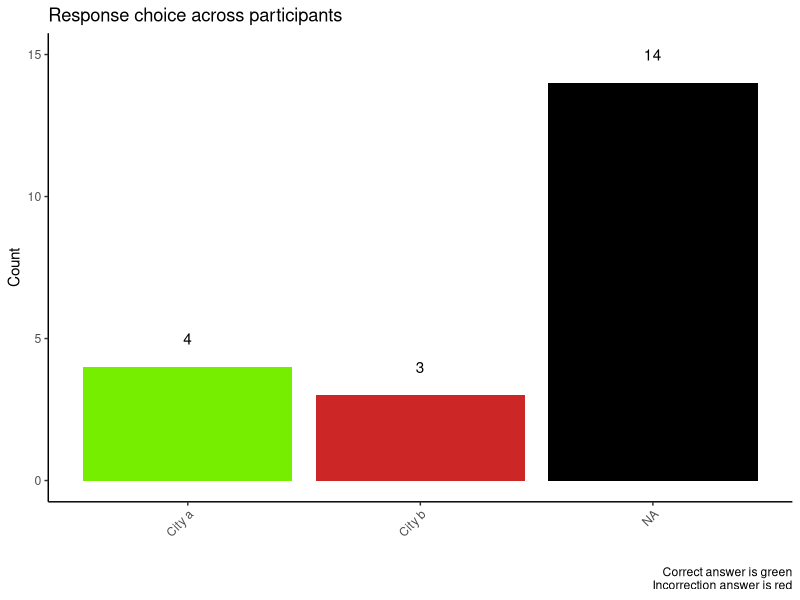
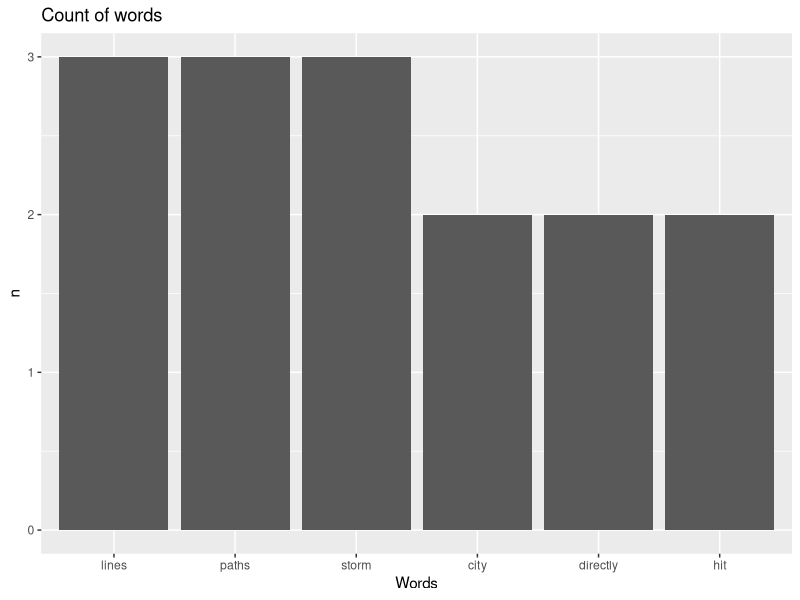
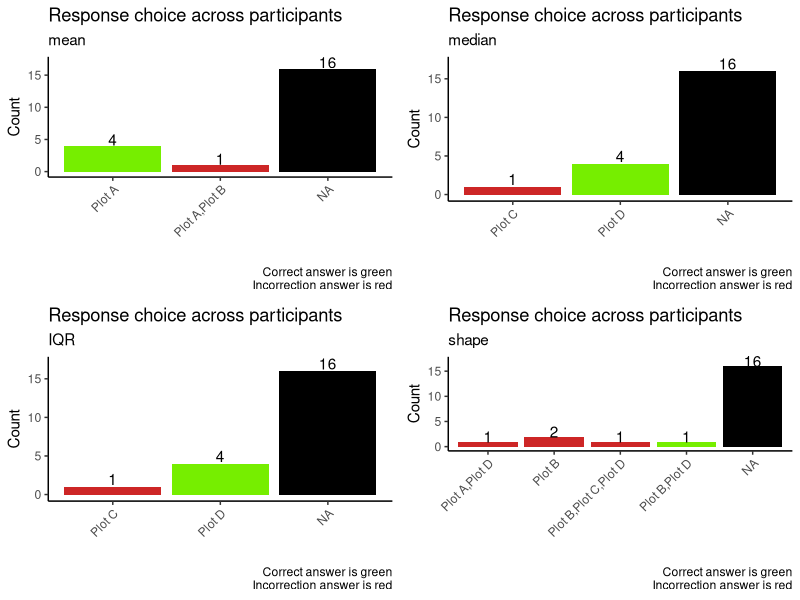
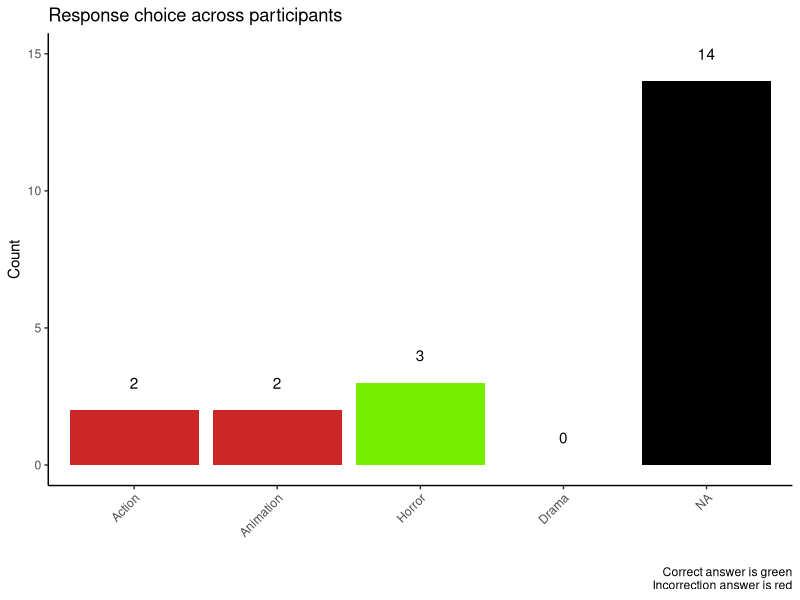
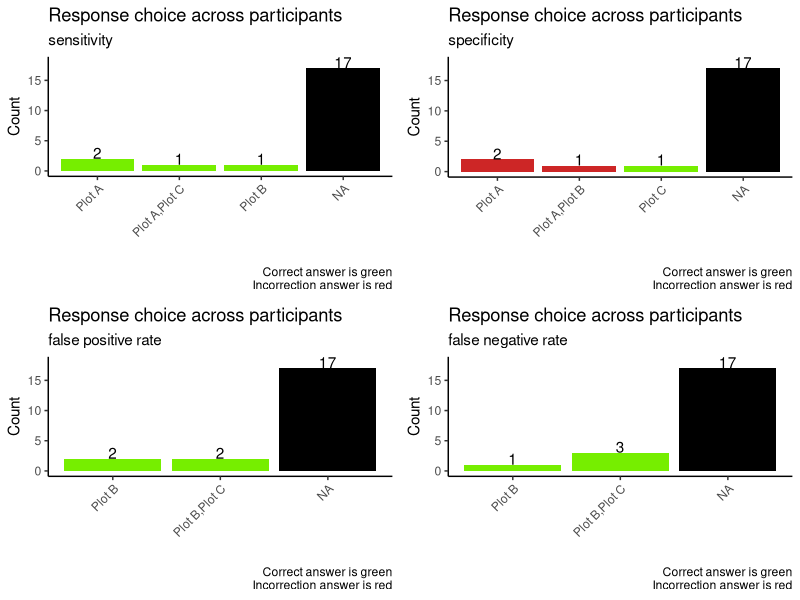
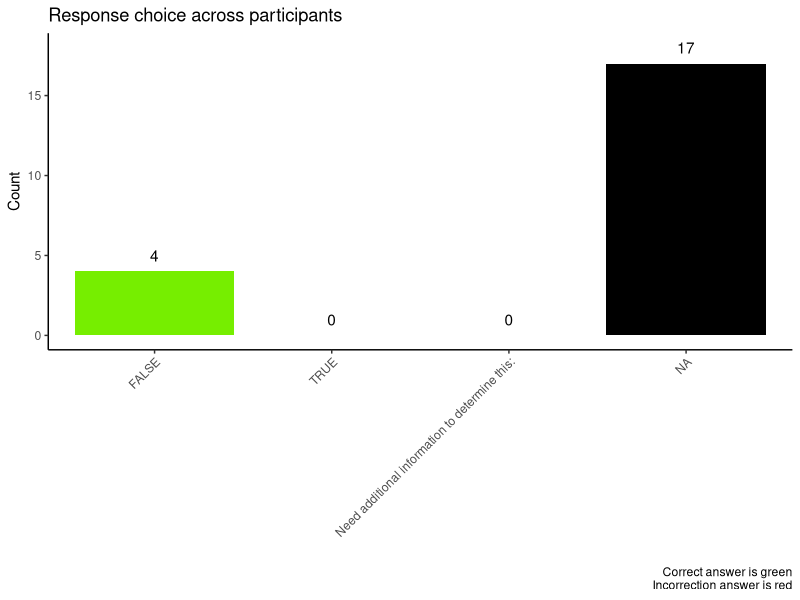
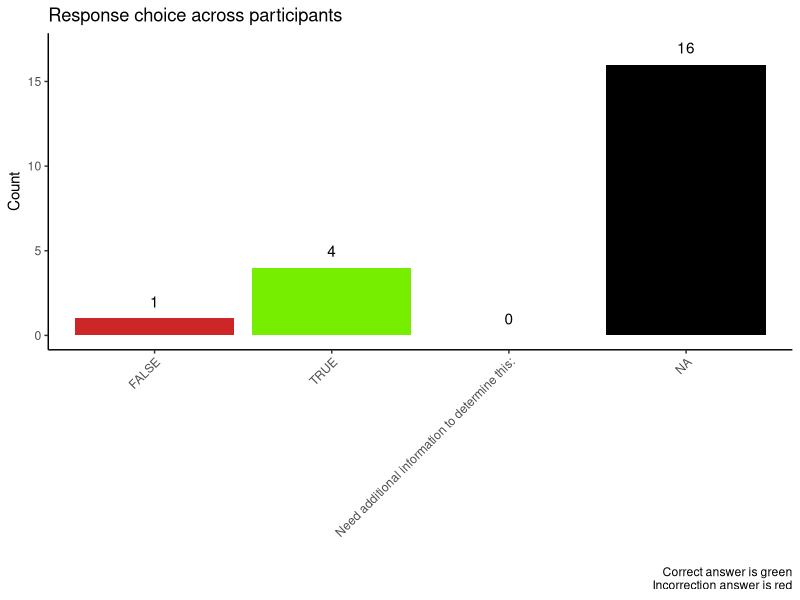
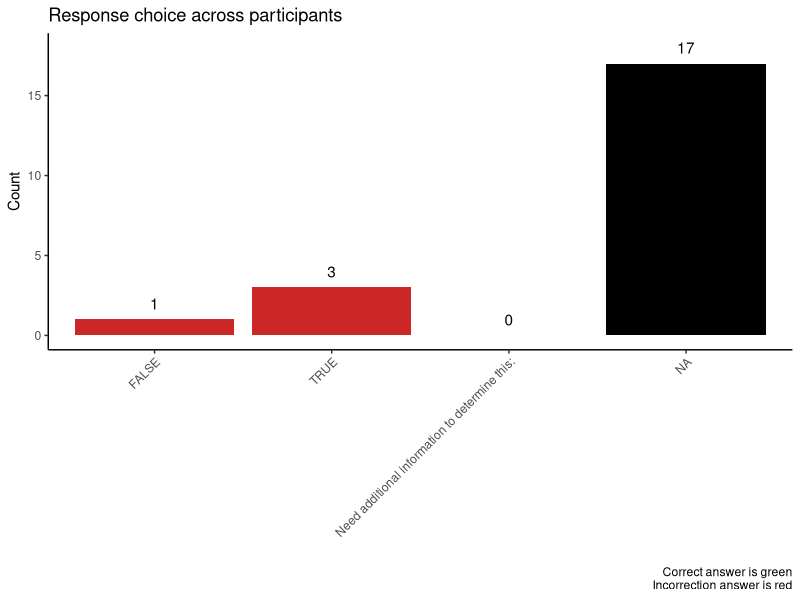

Reproduce these figures in R, in order.
## ---- chunk 1
#| warning: false
#| message: false
library(tidyverse)
library(kableExtra)
library(gridExtra)
library(janeaustenr)
library(dplyr)
library(stringr)
library(tidytext)
## ---- chunk 2
#| warning: false
#| message: false
#| echo: false

# data easier to work with plotting
data <- read_csv("data/ds-assessment-anonymized-fake-data.csv") %>% slice(3:nrow(.)) %>%
  mutate(`Duration (in seconds)` = as.numeric(`Duration (in seconds)`))
# all MC questions in survey
MC <- data |>
  select(`Storm Paths`, `Movie Budgets 1_1`, `Movie Budgets 1_2`, `Movie Budgets 1_3`, `Movie Budgets 1_4`, `Movie Budgets 2`, `Disease Screening _1`, `Disease Screening _2`, `Disease Screening _3`, `Disease Screening _4`, `He Said She Said 1/3`, `He Said She Said 2/3` , `He Said She Said 3/3`, `Build-a-Plot`, `Realty Tree 1/2`, `Realty Tree 2/2`, `Website Testing 1/3`, `Website Testing 2/3`, `Website Testing 3/3` )


# data to work make tables
# has question information
data_question <- read_csv("data/ds-assessment-anonymized-fake-data.csv") %>% replace(is.na(.), "0")

# all MC questions in survey
MC_questions <- data_question |>
  select(`Storm Paths`, `Movie Budgets 1_1`, `Movie Budgets 1_2`, `Movie Budgets 1_3`, `Movie Budgets 1_4`, `Movie Budgets 2`, `Disease Screening _1`, `Disease Screening _2`, `Disease Screening _3`, `Disease Screening _4`, `He Said She Said 1/3`, `He Said She Said 2/3` , `He Said She Said 3/3`, `Build-a-Plot`, `Realty Tree 1/2`, `Realty Tree 2/2`, `Website Testing 1/3`, `Website Testing 2/3`, `Website Testing 3/3` )
## ---- chunk 3
#| echo: false

att <- data |>
  select(contains("Attention")) |>
  filter(`Attention Check 1/2` == "I am passing this attention check",
        `Attention Check 2/2` == "$262,972") |>
  nrow()
## ---- chunk 4
#| echo: false
set.cutoff <- .8
set.cutoff.correct <- .5
## ---- chunk 5
#| echo: false
percent_missing <- colSums(
  is.na(
    data |>
      select(17:ncol(data)) 
  )) / nrow(data)

percent_missing <- as.data.frame(percent_missing)

color.me <- which(percent_missing >=set.cutoff) # set cut off to highlight table

percent_missing |>
  data.frame() |>
  kable(booktabs = T) %>%
  kable_styling() %>%
  row_spec(color.me, bold = T, color = "white", background = "red")
                            
## ---- chunk 6
#| echo: false
#| warning: false

# another path
tmp <- MC_questions |>
  # just showing off with this trick ngl
  dplyr::select(`Storm Paths`, contains("Realty"), contains("Movie"), contains("Screening"), contains("He Said"), contains("Build"), contains("Website"))

names(tmp) <- tmp[1,] |> unlist() |> unname()

tmp2 <- tmp |>
  slice(-c(1:2)) |>
  mutate(id = 1:n()) |>
  pivot_longer(1:ncol(tmp), names_to = "question", values_to = "answer") 

# that structure (tmp2) can be manipulated to build whatever summary you need
# for example:

#tmp2 |>
  #group_by(question) |>
  #count(answer) |>
  #pivot_wider(names_from = "answer", values_from = "n") 
  
# to get percent correct
# assuming the correct answers are given for each question in a table
key <- tibble(
  question = unique(tmp2$question),
  correct = c( "City a", "Can't be determined from the information given", "$151,424", "Plot A", "Plot D", "Plot D", "Plot B,Plot D", "Horror", "Plot C", "Plot C", "Plot C", "Plot C", "FALSE", "TRUE", "Need additional information to determine this:" , "County boundaries,Number of adults living in each county,Number of unemployed adults living in each county", "Valid", "Cannot determine from this plot", "Cannot determine from this plot")
)

tbl <- tmp2 |>
  left_join(
    key,
    by = "question"
  ) |>
  mutate(
    correct_answer = case_when(
      answer == correct ~ 1,
      TRUE ~ 0
    ),
    mc_question_num = rep(1:19, nrow(data)) #19 = MC Q | last value needs to be sample size
  ) |> 
  group_by(question, mc_question_num) %>%
  summarize(pct_correct = mean(correct_answer)) |>
  arrange(mc_question_num) |>
  as.data.frame()

tbl |>
  kable(booktabs = T) %>%
  kable_styling() %>%
  row_spec(which(tbl$pct_correct <=.5), bold = T, color = "white", background = "red")
## ---- chunk 7
#| echo: false
count_1 <- MC |>
  select(`Storm Paths`) |>
  group_by(`Storm Paths`) |>
  count() |>
  summarize(pos = max(n) + 1, value = sum(n))

MC |>
  ggplot(aes(x = `Storm Paths`, fill=`Storm Paths`)) +
  geom_bar(stat="count", position="dodge") +
  labs(
    x = "",
    y = "Count",
    title = "Response choice across participants",
    caption = "Correct answer is green\n Incorrection answer is red"
  ) +
  theme_classic() +
  theme(axis.text.x = element_text(angle=45, hjust=1), legend.position = "none") +
  geom_text(data = count_1, aes(y = pos, label = value)) + 
  scale_fill_manual(values=c("chartreuse2", "firebrick3"), na.value="black")
## ---- chunk 8
#| echo: false

se <- data |>
  select(`Storm Paths Explana`) |>
  unnest_tokens(word, `Storm Paths Explana`)

tidy_se <- se |>
  filter(!word %in% stop_words$word)

num_words <- tidy_se |>
  mutate(word = factor(word)) |>
  group_by(word) |>
  count() |>
  arrange(desc(n)) |>
  na.omit() |>
  data.frame() |>
  distinct(n) |>
  head(2) |> #change head to display number of words you want | default to top 2 values not inclusive 
  pull()
  
tidy_se |>
  mutate(word = factor(word)) |>
  group_by(word) |>
  count() |>
  arrange(desc(n)) |>
  na.omit() |>
  data.frame() |>
  filter(n %in% num_words) |>
  ggplot(
    aes(x = fct_inorder(word), y = n)
  ) +
  geom_col() + 
  labs(title = "Count of words" , 
       x = "Words")
## ---- chunk 9
#| echo: false
#| message: false
count_movie1 <- MC |>
  group_by(`Movie Budgets 1_1`) |>
  pull(`Movie Budgets 1_1`) |>
  fct_count() |>
  group_by(f) |>
  mutate(pos = max(n) + 1, value = sum(n))

m1 <- count_movie1 |>
  ggplot(aes(x = `f`, y = value, fill = ifelse(f == "Plot A", "correct", "not"))) +
  geom_col(position="dodge") +
  labs(
    x = "",
    y = "Count",
    title = "Response choice across participants",
    subtitle = "mean",
    caption = "Correct answer is green\n Incorrection answer is red"
  ) +
  theme_classic() +
  theme(axis.text.x = element_text(angle=45, hjust=1), legend.position = "none") +
  geom_text(data = count_movie1, aes(y = pos, label = value)) + 
  scale_fill_manual(name = "f", values = c("chartreuse2", "firebrick3"), na.value="black")

# movie 2

count_movie2<- MC |>
  group_by(`Movie Budgets 1_2`) |>
  pull(`Movie Budgets 1_2`) |>
  fct_count() |>
  group_by(f) |>
  mutate(pos = max(n) + 1, value = sum(n))

m2 <- count_movie2 |>
  ggplot(aes(x = `f`, y = value, fill = ifelse(f == "Plot D", "correct", "not"))) +
  geom_col(position="dodge") +
  labs(
    x = "",
    y = "Count",
    title = "Response choice across participants",
    subtitle = "median",
    caption = "Correct answer is green\n Incorrection answer is red"
  ) +
  theme_classic() +
  theme(axis.text.x = element_text(angle=45, hjust=1), legend.position = "none") +
  geom_text(data = count_movie2, aes(y = pos, label = value)) + 
  scale_fill_manual(name = "f", values = c("chartreuse2", "firebrick3"), na.value="black")

# movie 3 

count_movie3<- MC |>
  group_by(`Movie Budgets 1_3`) |>
  pull(`Movie Budgets 1_3`) |>
  fct_count() |>
  group_by(f) |>
  mutate(pos = max(n) + 1, value = sum(n))

m3 <- count_movie3 |>
  ggplot(aes(x = `f`, y = value, fill = ifelse(f == "Plot D", "correct", "not"))) +
  geom_col(position="dodge") +
  labs(
    x = "",
    y = "Count",
    title = "Response choice across participants",
    subtitle =  "IQR",
    caption = "Correct answer is green\n Incorrection answer is red"
  ) +
  theme_classic() +
  theme(axis.text.x = element_text(angle=45, hjust=1), legend.position = "none") +
  geom_text(data = count_movie3, aes(y = pos, label = value)) + 
  scale_fill_manual(name = "f", values = c("chartreuse2", "firebrick3"), na.value="black")

count_movie4<- MC |>
  group_by(`Movie Budgets 1_4`) |>
  pull(`Movie Budgets 1_4`) |>
  fct_count() |>
  group_by(f) |>
  mutate(pos = max(n) + 1, value = sum(n))

m4 <- count_movie4 |>
  ggplot(aes(x = `f`, y = value, fill = ifelse(f == "Plot B,Plot D", "correct", "not"))) +
  geom_col(position="dodge") +
  labs(
    x = "",
    y = "Count",
    title = "Response choice across participants",
    subtitle = "shape",
    caption = "Correct answer is green\n Incorrection answer is red"
  ) +
  theme_classic() +
  theme(axis.text.x = element_text(angle=45, hjust=1), legend.position = "none") +
  geom_text(data = count_movie4, aes(y = pos, label = value)) + 
  scale_fill_manual(name = "f", values = c("chartreuse2", "firebrick3"), na.value="black")

grid.arrange(m1, m2, m3, m4, nrow = 2)
## ---- chunk 10
#| echo: false

MC$`Movie Budgets 2` <- fct_expand(MC$`Movie Budgets 2`, "Action", "Animation", "Drama", "Horror")

count_movie2b <- MC |>
  group_by(`Movie Budgets 2`) |>
  pull(`Movie Budgets 2`) |>
  fct_count() |>
  group_by(f) |>
  mutate(pos = max(n) + 1, value = sum(n))

count_movie2b |>
  ggplot(aes(x = `f`, y = value, fill = ifelse(f == "Horror", "correct", "not"))) +
  geom_col(position="dodge") +
  labs(
    x = "",
    y = "Count",
    title = "Response choice across participants",
    caption = "Correct answer is green\n Incorrection answer is red"
  ) +
  theme_classic() +
  theme(axis.text.x = element_text(angle=45, hjust=1), legend.position = "none") +
  geom_text(data = count_movie2b, aes(y = pos, label = value)) + 
  scale_fill_manual(name = "f", values = c("chartreuse2", "firebrick3"), na.value="black")
## ---- chunk 11
#| echo: false
#| message: false
count_disease1<- MC |>
  group_by(`Disease Screening _1`) |>
  pull(`Disease Screening _1`) |>
  fct_count() |>
  group_by(f) |>
  mutate(pos = max(n) + 1, value = sum(n))

d1 <- count_disease1 |>
  ggplot(aes(x = `f`, y = value, fill = ifelse(f == "Plot C", "correct", "not"))) +
  geom_col(position="dodge") +
  labs(
    x = "",
    y = "Count",
    title = "Response choice across participants",
    subtitle = "sensitivity",
    caption = "Correct answer is green\n Incorrection answer is red"
  ) +
  theme_classic() +
  theme(axis.text.x = element_text(angle=45, hjust=1), legend.position = "none") +
  geom_text(data = count_disease1, aes(y = pos, label = value)) + 
  scale_fill_manual(name = "f", values = c("chartreuse2", "firebrick3"), na.value="black")

# disease 2

count_disease2<- MC |>
  group_by(`Disease Screening _2`) |>
  pull(`Disease Screening _2`) |>
  fct_count() |>
  group_by(f) |>
  mutate(pos = max(n) + 1, value = sum(n))

d2 <- count_disease2 |>
  ggplot(aes(x = `f`, y = value, fill = ifelse(f == "Plot C", "correct", "not"))) +
  geom_col(position="dodge") +
  labs(
    x = "",
    y = "Count",
    title = "Response choice across participants",
    subtitle = "specificity",
    caption = "Correct answer is green\n Incorrection answer is red"
  ) +
  theme_classic() +
  theme(axis.text.x = element_text(angle=45, hjust=1), legend.position = "none") +
  geom_text(data = count_disease2, aes(y = pos, label = value)) + 
  scale_fill_manual(name = "f", values = c("chartreuse2", "firebrick3"), na.value="black")


count_disease3<- MC |>
  group_by(`Disease Screening _3`) |>
  pull(`Disease Screening _3`) |>
  fct_count() |>
  group_by(f) |>
  mutate(pos = max(n) + 1, value = sum(n))

d3 <- count_disease3 |>
  ggplot(aes(x = `f`, y = value, fill = ifelse(f == "Plot C", "correct", "not"))) +
  geom_col(position="dodge") +
  labs(
    x = "",
    y = "Count",
    title = "Response choice across participants",
    subtitle =  "false positive rate",
    caption = "Correct answer is green\n Incorrection answer is red"
  ) +
  theme_classic() +
  theme(axis.text.x = element_text(angle=45, hjust=1), legend.position = "none") +
  geom_text(data = count_disease3, aes(y = pos, label = value)) + 
  scale_fill_manual(name = "f", values = c("chartreuse2", "firebrick3"), na.value="black")

count_disease4<- MC |>
  group_by(`Disease Screening _4`) |>
  pull(`Disease Screening _4`) |>
  fct_count() |>
  group_by(f) |>
  mutate(pos = max(n) + 1, value = sum(n))

d4 <- count_disease4 |>
  ggplot(aes(x = `f`, y = value, fill = ifelse(f == "Plot C", "correct", "not"))) +
  geom_col(position="dodge") +
  labs(
    x = "",
    y = "Count",
    title = "Response choice across participants",
    subtitle = "false negative rate",
    caption = "Correct answer is green\n Incorrection answer is red"
  ) +
  theme_classic() +
  theme(axis.text.x = element_text(angle=45, hjust=1), legend.position = "none") +
  geom_text(data = count_disease4, aes(y = pos, label = value)) + 
  scale_fill_manual(name = "f", values = c("chartreuse2", "firebrick3"), na.value="black")

grid.arrange(d1, d2, d3, d4, nrow = 2)
## ---- chunk 12
#| echo: false

MC$`He Said She Said 1/3` <- fct_expand(MC$`He Said She Said 1/3`, "TRUE", "FALSE", "Need additional information to determine this:")

count_he1 <- MC |>
  group_by(`He Said She Said 1/3`) |>
  pull(`He Said She Said 1/3`) |>
  fct_count() |>
  group_by(f) |>
  mutate(pos = max(n) + 1, value = sum(n))

count_he1 |>
  ggplot(aes(x = `f`, y = value, fill = ifelse(f == "FALSE", "correct", "not"))) +
  geom_col(position="dodge") +
  labs(
    x = "",
    y = "Count",
    title = "Response choice across participants",
    caption = "Correct answer is green\n Incorrection answer is red"
  ) +
  theme_classic() +
  theme(axis.text.x = element_text(angle=45, hjust=1), legend.position = "none") +
  geom_text(data = count_he1, aes(y = pos, label = value)) + 
  scale_fill_manual(name = "f", values = c("chartreuse2", "firebrick3"), na.value="black")
## ---- chunk 13
#| echo: false

MC$`He Said She Said 2/3` <- fct_expand(MC$`He Said She Said 2/3`, "TRUE", "FALSE", "Need additional information to determine this:")

count_he2 <- MC |>
  group_by(`He Said She Said 2/3`) |>
  pull(`He Said She Said 2/3`) |>
  fct_count() |>
  group_by(f) |>
  mutate(pos = max(n) + 1, value = sum(n))

count_he2 |>
  ggplot(aes(x = `f`, y = value, fill = ifelse(f == "TRUE", "correct", "not"))) +
  geom_col(position="dodge") +
  labs(
    x = "",
    y = "Count",
    title = "Response choice across participants",
    caption = "Correct answer is green\n Incorrection answer is red"
  ) +
  theme_classic() +
  theme(axis.text.x = element_text(angle=45, hjust=1), legend.position = "none") +
  geom_text(data = count_he2, aes(y = pos, label = value)) + 
  scale_fill_manual(name = "f", values = c("chartreuse2", "firebrick3"), na.value="black")
## ---- chunk 14
#| echo: false
MC$`He Said She Said 3/3` <- fct_expand(MC$`He Said She Said 3/3`, "TRUE", "FALSE", "Need additional information to determine this:")

count_he3 <- MC |>
  group_by(`He Said She Said 3/3`) |>
  pull(`He Said She Said 3/3`) |>
  fct_count() |>
  group_by(f) |>
  mutate(pos = max(n) + 1, value = sum(n))

count_he3 |>
  ggplot(aes(x = fct_inorder(`f`), y = value, fill = ifelse(f == "Need additional information to determine this:", "correct", "not"))) +
  geom_col(position="dodge") +
  labs(
    x = "",
    y = "Count",
    title = "Response choice across participants",
    caption = "Correct answer is green\n Incorrection answer is red"
  ) +
  theme_classic() +
  theme(axis.text.x = element_text(angle=45, hjust=1), legend.position = "none") +
  geom_text(data = count_he3, aes(y = pos, label = value)) + 
  scale_fill_manual(name = "f", values = c("chartreuse2", "firebrick3"), na.value="black") 
## ---- chunk 15
#| echo: false

count_build <- MC |>
  group_by(`Build-a-Plot`) |>
  pull(`Build-a-Plot`) |>
  fct_count() |>
  group_by(f) |>
  mutate(pos = max(n) + 1, value = sum(n))


count_build$f <- str_replace_all(count_build$f, c("County boundaries" = "B", "Number of unemployed adults living in each county" = "UA", "Unemployment rate in each county" = "R", "Number of adults living in each county" = "AL", "Total population of the county" = "P" ))

count_build |>
  ggplot(aes(x = `f`, y = value, fill = ifelse(f == "B,AL,UA", "correct", "not"))) +
  geom_col(position="dodge") +
  labs(
    x = "",
    y = "Count",
    title = "Response choice across participants",
    caption = "Correct answer is green\n Incorrection answer is red"
  ) +
  theme_classic() +
  theme(axis.text.x = element_text(angle=45, hjust=1), legend.position = "none") +
  geom_text(data = count_build, aes(y = pos, label = value)) + 
  scale_fill_manual(name = "f", values = c("chartreuse2", "firebrick3"), na.value="black")
## ---- chunk 16
#| echo: false

MC$`Realty Tree 1/2` <- fct_expand(MC$`Realty Tree 1/2`, "$262,972", "$326,267", "$501,876", "Can't be determined from the information given.")

count_tree1 <- MC |>
  group_by(`Realty Tree 1/2`) |>
  pull(`Realty Tree 1/2`) |>
  fct_count() |>
  group_by(f) |>
  mutate(pos = max(n) + 1, value = sum(n))

count_tree1 |>
  ggplot(aes(x = `f`, y = value, fill = ifelse(f == "Can't be determined from the information given.", "correct", "not"))) +
  geom_col(position="dodge") +
  labs(
    x = "",
    y = "Count",
    title = "Response choice across participants",
    caption = "Correct answer is green\n Incorrection answer is red"
  ) +
  theme_classic() +
  theme(axis.text.x = element_text(angle=45, hjust=1), legend.position = "none") +
  geom_text(data = count_tree1, aes(y = pos, label = value)) + 
  scale_fill_manual(name = "f", values = c("chartreuse2", "firebrick3"), na.value="black")
## ---- chunk 17
#| echo: false

MC$`Realty Tree 2/2` <- fct_expand(MC$`Realty Tree 2/2`, "184,248", "Can't be determined from the information given")

count_tree2 <- MC |>
  group_by(`Realty Tree 2/2`) |>
  pull(`Realty Tree 2/2`) |>
  fct_count() |>
  group_by(f) |>
  mutate(pos = max(n) + 1, value = sum(n))

count_tree2 |>
  ggplot(aes(x = `f`, y = value, fill = ifelse(f == "$151,424", "correct", "not"))) +
  geom_col(position="dodge") +
  labs(
    x = "",
    y = "Count",
    title = "Response choice across participants",
    caption = "Correct answer is green\n Incorrection answer is red"
  ) +
  theme_classic() +
  theme(axis.text.x = element_text(angle=45, hjust=1), legend.position = "none") +
  geom_text(data = count_tree2, aes(y = pos, label = value)) + 
  scale_fill_manual(name = "f", values = c("chartreuse2", "firebrick3"), na.value="black")
## ---- chunk 18
#| echo: false

MC$`Website Testing 1/3` <- fct_expand(MC$`Website Testing 1/3`, "Valid", "Invalid", "Cannot determine from this plot")

count_web1 <- MC |>
  group_by(`Website Testing 1/3`) |>
  pull(`Website Testing 1/3`) |>
  fct_count() |>
  group_by(f) |>
  mutate(pos = max(n) + 1, value = sum(n))

count_web1 |>
  ggplot(aes(x = `f`, y = value, fill = ifelse(f == "Valid", "correct", "not"))) +
  geom_col(position="dodge") +
  labs(
    x = "",
    y = "Count",
    title = "Response choice across participants",
    caption = "Correct answer is green\n Incorrection answer is red"
  ) +
  theme_classic() +
  theme(axis.text.x = element_text(angle=45, hjust=1), legend.position = "none") +
  geom_text(data = count_web1, aes(y = pos, label = value)) + 
  scale_fill_manual(name = "f", values = c("chartreuse2", "firebrick3"), na.value="black")
## ---- chunk 19
#| echo: false

MC$`Website Testing 2/3` <- fct_expand(MC$`Website Testing 2/3`, "Valid", "Invalid", "Cannot determine from this plot")

count_web2 <- MC |>
  group_by(`Website Testing 2/3`) |>
  pull(`Website Testing 2/3`) |>
  fct_count() |>
  group_by(f) |>
  mutate(pos = max(n) + 1, value = sum(n))

count_web2 |>
  ggplot(aes(x = `f`, y = value, fill = ifelse(f == "Cannot determine from this plot", "correct", "not"))) +
  geom_col(position="dodge") +
  labs(
    x = "",
    y = "Count",
    title = "Response choice across participants",
    caption = "Correct answer is green\n Incorrection answer is red"
  ) +
  theme_classic() +
  theme(axis.text.x = element_text(angle=45, hjust=1), legend.position = "none") +
  geom_text(data = count_web2, aes(y = pos, label = value)) + 
  scale_fill_manual(name = "f", values = c("chartreuse2", "firebrick3"), na.value="black")
## ---- chunk 20
#| echo: false

MC$`Website Testing 3/3` <- fct_expand(MC$`Website Testing 3/3`, "Valid", "Invalid", "Cannot determine from this plot")

count_web3 <- MC |>
  group_by(`Website Testing 3/3`) |>
  pull(`Website Testing 3/3`) |>
  fct_count() |>
  group_by(f) |>
  mutate(pos = max(n) + 1, value = sum(n))

count_web3 |>
  ggplot(aes(x = `f`, y = value, fill = ifelse(f == "Cannot determine from this plot", "correct", "not"))) +
  geom_col(position="dodge") +
  labs(
    x = "",
    y = "Count",
    title = "Response choice across participants",
    caption = "Correct answer is green\n Incorrection answer is red"
  ) +
  theme_classic() +
  theme(axis.text.x = element_text(angle=45, hjust=1), legend.position = "none") +
  geom_text(data = count_web3, aes(y = pos, label = value)) + 
  scale_fill_manual(name = "f", values = c("chartreuse2", "firebrick3"), na.value="black")
